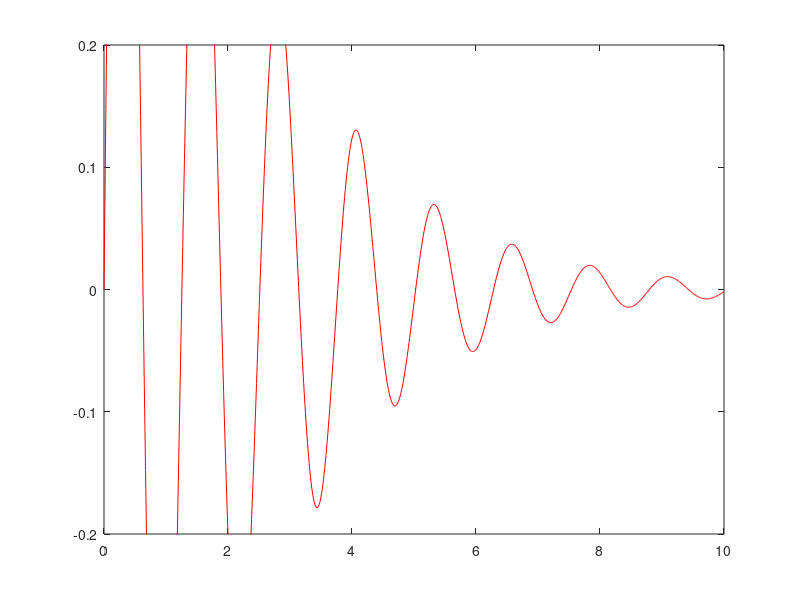

Recreate this plot in MATLAB.
function PlotarGraficoIncorreto1 ()

x = 0 : 0.01 : 10;
y = sin(5 * x) .* exp(-0.5 * x);
plot(x, y, 'r');
ylim([-0.2 0.2]); % limites y incorretos